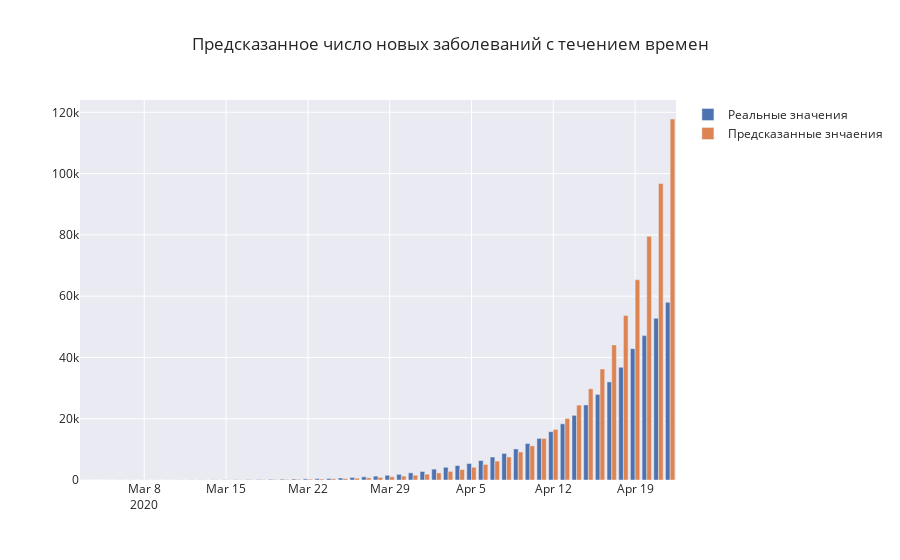

Write notebook code for a chart like this one.
### Code cell
plot_prediction(train_date, pred_values_train, "Предсказанное число новых заболеваний с течением времен", target_variable)
